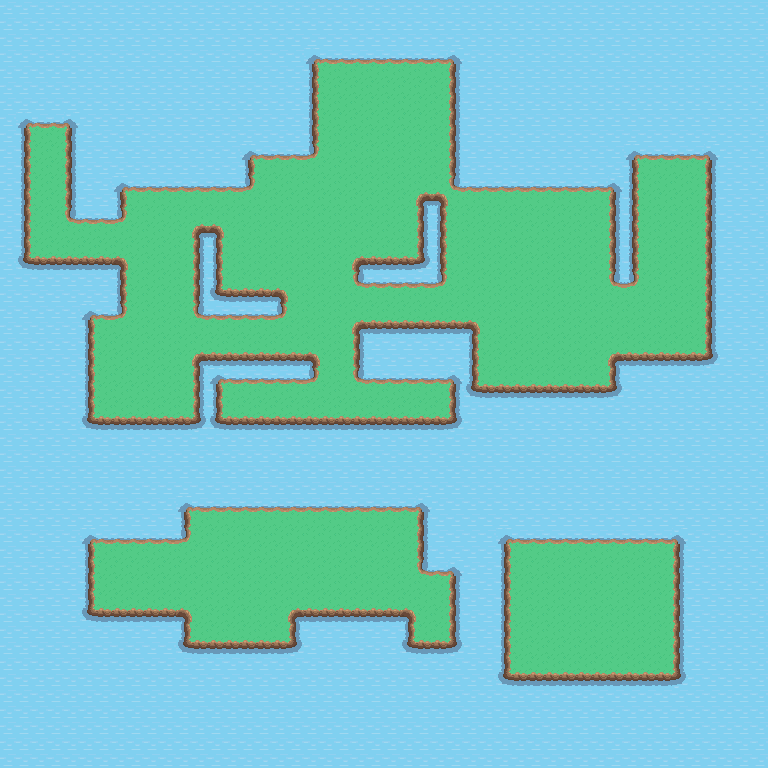

A 2D game scene composited from a Tiled map and its tileset images. What follows is a short description and the map's XML, with each tile layer's data collapsed to a summary:
An orthogonal 48x48 tile map with 16x16 px tiles, 3 tile layers (Base, Collision, Above).

<map version="1.0" orientation="orthogonal" width="48" height="48" tilewidth="16" tileheight="16"><properties><property name="PathSize" value="10" /></properties><properties><property name="EntranceMap" value="6" /></properties><properties><property name="ExitMap" value="3" /></properties><properties><property name="EntrancePos" value="2,17" /></properties><properties><property name="ExitPos" value="20,17" /></properties> <tileset firstgid="1" name="edited_tiles" tilewidth="16" tileheight="16">  <image source="edited_tiles.png" trans="ffffff" /> </tileset> <layer name="Base" width="48" height="48">  <data>[2304 cells, 2304 non-empty, 1 distinct tile ids]</data> </layer> <layer name="Collision" width="48" height="48">  <data>[2304 cells, 1624 non-empty, 13 distinct tile ids]</data> </layer> <layer name="Above" width="48" height="48">  <data>[2304 cells, 0 non-empty, 0 distinct tile ids]</data> </layer></map>
